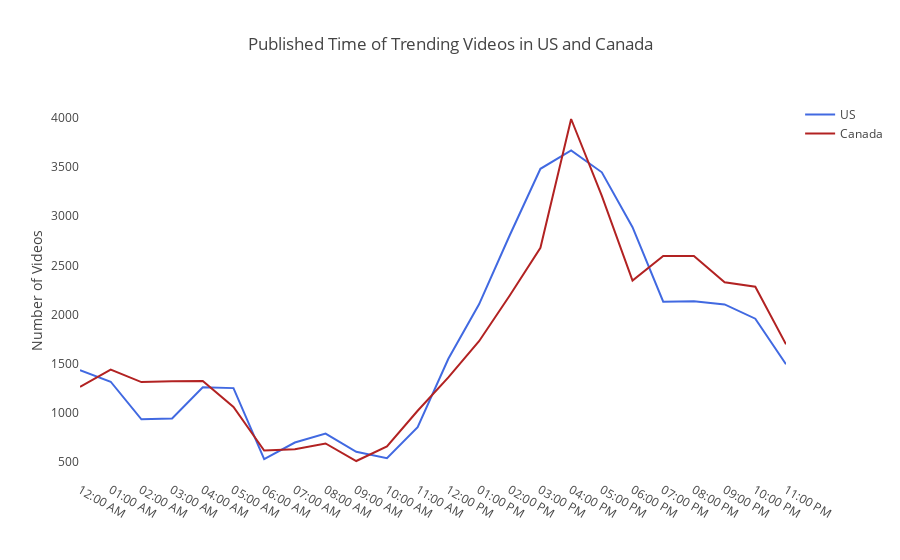

Notebook source saved alongside this figure:
### Code cell
fig = go.Figure()
fig.add_trace(go.Scatter(x=published_hour_us['Published Time'], y=published_hour_us['Counts'],
                         mode='lines', name='US', line=dict(color='royalblue'),
                         hovertemplate='Counts: %{y}'))
fig.add_trace(go.Scatter(x=published_hour_ca['Published Time'], y=published_hour_ca['Counts'],
                         mode='lines', name='Canada', line=dict(color='firebrick'), 
                         hovertemplate='Counts: %{y}'))
fig.update_layout(template='none', title='Published Time of Trending Videos in US and Canada',
                 yaxis_title='Number of Videos')
fig.update_xaxes(showgrid=False)
fig.update_yaxes(showgrid=False)
fig.show()

### Figure 1 — Plotly figure (JSON) as saved in the notebook; plotly's stock layout.template omitted (floating-point values rounded to 4 significant figures)
{"data": [{"hovertemplate": "Counts: %{y}", "line": {"color": "royalblue"}, "mode": "lines", "name": "US", "type": "scatter", "x": ["12:00 AM", "01:00 AM", "02:00 AM", "03:00 AM", "04:00 AM", "05:00 AM", "06:00 AM", "07:00 AM", "08:00 AM", "09:00 AM", "10:00 AM", "11:00 AM", "12:00 PM", "01:00 PM", "02:00 PM", "03:00 PM", "04:00 PM", "05:00 PM", "06:00 PM", "07:00 PM", "08:00 PM", "09:00 PM", "10:00 PM", "11:00 PM"], "y": [1436, 1318, 936, 944, 1262, 1253, 531, 700, 790, 605, 541, 856, 1551, 2105, 2807, 3483, 3669, 3447, 2889, 2132, 2136, 2104, 1959, 1495]}, {"hovertemplate": "Counts: %{y}", "line": {"color": "firebrick"}, "mode": "lines", "name": "Canada", "type": "scatter", "x": ["12:00 AM", "01:00 AM", "02:00 AM", "03:00 AM", "04:00 AM", "05:00 AM", "06:00 AM", "07:00 AM", "08:00 AM", "09:00 AM", "10:00 AM", "11:00 AM", "12:00 PM", "01:00 PM", "02:00 PM", "03:00 PM", "04:00 PM", "05:00 PM", "06:00 PM", "07:00 PM", "08:00 PM", "09:00 PM", "10:00 PM", "11:00 PM"], "y": [1266, 1441, 1314, 1324, 1325, 1062, 619, 631, 690, 512, 660, 1023, 1362, 1730, 2195, 2679, 3989, 3208, 2347, 2596, 2596, 2330, 2284, 1698]}], "layout": {"title": {"text": "Published Time of Trending Videos in US and Canada"}, "xaxis": {"showgrid": false}, "yaxis": {"showgrid": false, "title": {"text": "Number of Videos"}}}}
